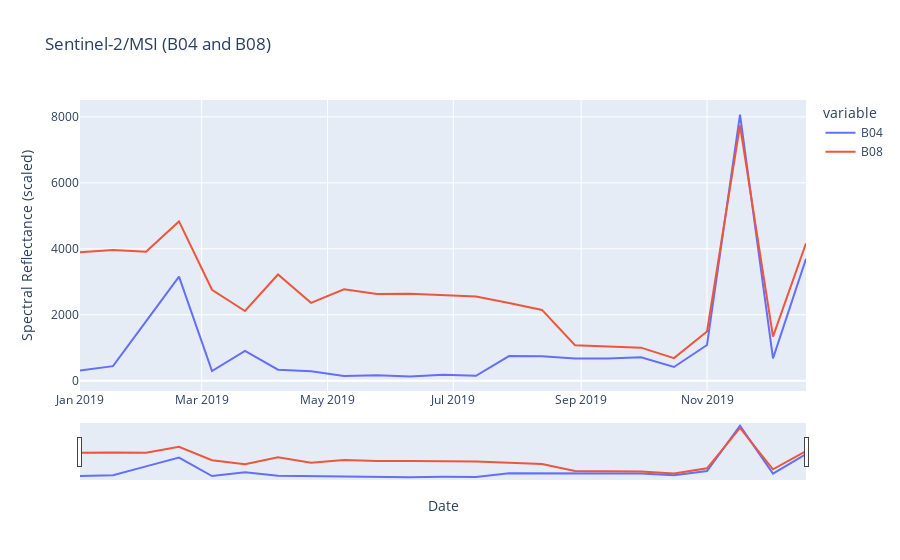

Notebook code cell kept with this figure:
### Markdown cell above
Now we can use the `pandas.DataFrame` to create an interactive graphic:

### Code cell
fig = px.line(s2_df, x=s2_df.index, y=['B04', 'B08'], title='Sentinel-2/MSI (B04 and B08)', labels={
    'index': 'Date',
    'value': 'Spectral Reflectance (scaled)'
})

fig.update_xaxes(rangeslider_visible=True)
fig.show()

### Figure 1 — Plotly figure (JSON) as saved in the notebook; plotly's stock layout.template omitted (floating-point values rounded to 4 significant figures)
{"data": [{"hovertemplate": "variable=B04<br>Date=%{x}<br>Spectral Reflectance (scaled)=%{y}<extra></extra>", "legendgroup": "B04", "line": {"color": "#636efa", "dash": "solid"}, "marker": {"symbol": "circle"}, "mode": "lines", "name": "B04", "orientation": "v", "showlegend": true, "type": "scatter", "x": ["2019-01-01T00:00:00", "2019-01-17T00:00:00", "2019-02-02T00:00:00", "2019-02-18T00:00:00", "2019-03-06T00:00:00", "2019-03-22T00:00:00", "2019-04-07T00:00:00", "2019-04-23T00:00:00", "2019-05-09T00:00:00", "2019-05-25T00:00:00", "2019-06-10T00:00:00", "2019-06-26T00:00:00", "2019-07-12T00:00:00", "2019-07-28T00:00:00", "2019-08-13T00:00:00", "2019-08-29T00:00:00", "2019-09-14T00:00:00", "2019-09-30T00:00:00", "2019-10-16T00:00:00", "2019-11-01T00:00:00", "2019-11-17T00:00:00", "2019-12-03T00:00:00", "2019-12-19T00:00:00"], "xaxis": "x", "y": [312, 441, 1800, 3154, 294, 901, 333, 285, 143, 167, 129, 183, 148, 747, 745, 674, 673, 708, 415, 1083, 8071, 678, 3695], "yaxis": "y"}, {"hovertemplate": "variable=B08<br>Date=%{x}<br>Spectral Reflectance (scaled)=%{y}<extra></extra>", "legendgroup": "B08", "line": {"color": "#EF553B", "dash": "solid"}, "marker": {"symbol": "circle"}, "mode": "lines", "name": "B08", "orientation": "v", "showlegend": true, "type": "scatter", "x": ["2019-01-01T00:00:00", "2019-01-17T00:00:00", "2019-02-02T00:00:00", "2019-02-18T00:00:00", "2019-03-06T00:00:00", "2019-03-22T00:00:00", "2019-04-07T00:00:00", "2019-04-23T00:00:00", "2019-05-09T00:00:00", "2019-05-25T00:00:00", "2019-06-10T00:00:00", "2019-06-26T00:00:00", "2019-07-12T00:00:00", "2019-07-28T00:00:00", "2019-08-13T00:00:00", "2019-08-29T00:00:00", "2019-09-14T00:00:00", "2019-09-30T00:00:00", "2019-10-16T00:00:00", "2019-11-01T00:00:00", "2019-11-17T00:00:00", "2019-12-03T00:00:00", "2019-12-19T00:00:00"], "xaxis": "x", "y": [3897, 3964, 3908, 4831, 2759, 2114, 3221, 2362, 2774, 2630, 2638, 2601, 2552, 2356, 2146, 1077, 1035, 1003, 686, 1493, 7741, 1338, 4165], "yaxis": "y"}], "layout": {"autosize": true, "legend": {"title": {"text": "variable"}, "tracegroupgap": 0}, "title": {"text": "Sentinel-2/MSI (B04 and B08)"}, "xaxis": {"anchor": "y", "autorange": true, "domain": [0, 1], "range": ["2019-01-01", "2019-12-19"], "rangeslider": {"autorange": true, "range": ["2019-01-01", "2019-12-19"], "visible": true, "yaxis": {"_template": null, "rangemode": "match"}}, "title": {"text": "Date"}, "type": "date"}, "yaxis": {"anchor": "x", "autorange": true, "domain": [0, 1], "range": [-312.2, 8512.0], "title": {"text": "Spectral Reflectance (scaled)"}, "type": "linear"}}}
